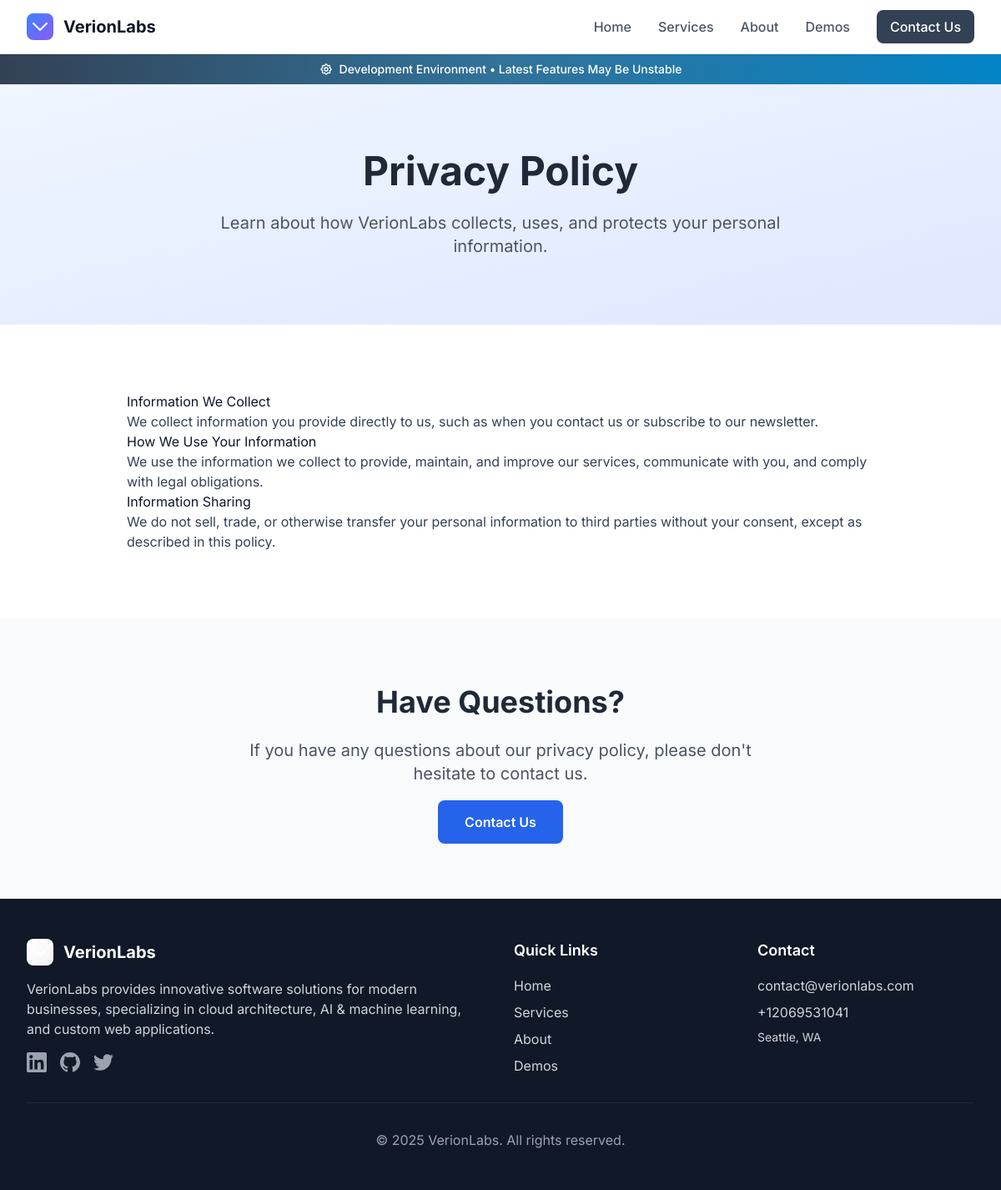
Page /page/privacy-policy/ on the committed database.
### website/models.py (models this page shows, shortened)
class SiteConfig(models.Model):
    maintenance_mode = models.BooleanField(default=False, help_text="Show maintenance page for all users except admin/staff")
    """Site-wide configuration and company information"""
    company_name = models.CharField(max_length=100, default="VerionLabs")
    domain = models.CharField(max_length=100, default="verionlabs.com")
    email = models.EmailField(default="contact@verionlabs.com")
    phone = models.CharField(max_length=20, blank=True, null=True)
    address = models.TextField(default="123 Innovation Drive, Tech Valley, CA 94000")
    description = models.TextField(
        default="VerionLabs provides innovative software solutions for modern businesses, specializing in cloud architecture, AI & machine learning, and custom web applications."
    )
    mission = models.TextField(
        default="We empower businesses with cutting-edge technology solutions that drive growth, efficiency, and innovation in the digital age."
    )
    linkedin_url = models.URLField(blank=True, null=True, default="https://linkedin.com/company/verionlabs")
    github_url = models.URLField(blank=True, null=True, default="https://github.com/verionlabs")
    twitter_url = models.URLField(blank=True, null=True, default="https://twitter.com/verionlabs")
    hero_headline = models.CharField(max_length=200, default="Innovative Software Solutions for Modern Business")
    hero_subheadline = models.TextField(
        default="We transform ideas into powerful digital experiences that drive business growth and technological advancement."
    )
    hero_cta_text = models.CharField(max_length=50, default="Explore Our Services")
    mission_title = models.CharField(max_length=100, default="Our Mission")
    mission_content = models.TextField(
        default="At VerionLabs, we believe technology should be a catalyst for business success. We partner with companies from startups to enterprises, delivering custom software solutions that solve real-world challenges and unlock new opportunities for growth."
    )
    contact_cta_title = models.CharField(max_length=100, default="Ready to Transform Your Business?")
    contact_cta_description = models.TextField(
        default="Let's discuss how our innovative solutions can help you achieve your goals and stay ahead of the competition."
    )
    contact_cta_button_text = models.CharField(max_length=50, default="Get Started Today")
    about_story_title = models.CharField(max_length=100, default="Our Story")
    about_vision_title = models.CharField(max_length=100, default="Our Vision")
    about_vision_content = models.TextField(
        default="To be the trusted technology partner that empowers businesses to thrive in the digital future, one innovative solution at a time."
    )
    meta_keywords = models.TextField(
        default="software development, web applications, cloud architecture, AI, machine learning",
        help_text="Comma-separated keywords"
    )
    created_at = models.DateTimeField(auto_now_add=True)
    updated_at = models.DateTimeField(auto_now=True)
    class Meta:
        verbose_name = "Site Configuration"
        verbose_name_plural = "Site Configuration"

class NavigationItem(models.Model):
    name = models.CharField(max_length=50)
    url = models.CharField(max_length=200, help_text="URL path (e.g., '/services/') or external URL")
    order = models.PositiveIntegerField(default=0)
    is_active = models.BooleanField(default=True)
    is_external = models.BooleanField(default=False, help_text="Is this an external link?")
    class Meta:
        ordering = ['order', 'name']

class DevelopmentBanner(models.Model):
    is_active = models.BooleanField(
        default=True,
        help_text="Show the development banner on the website"
    )
    message = models.CharField(
        max_length=200,
        default="Development in Progress - Opening Soon!",
        help_text="Banner message text"
    )
    background_color = models.CharField(
        max_length=20,
        default="bg-blue-600",
        help_text="Tailwind CSS background color class"
    )
    text_color = models.CharField(
        max_length=20,
        default="text-white",
        help_text="Tailwind CSS text color class"
    )
    created_at = models.DateTimeField(auto_now_add=True)
    updated_at = models.DateTimeField(auto_now=True)
    class Meta:
        verbose_name = "Development Banner"
        verbose_name_plural = "Development Banner"

class StaticPage(models.Model):
    title = models.CharField(max_length=200)
    slug = models.SlugField(unique=True, help_text="URL slug for this page")
    content = models.TextField(help_text="Page content (supports HTML)")
    meta_description = models.TextField(
        blank=True,
        help_text="Meta description for SEO"
    )
    meta_keywords = models.CharField(
        max_length=200,
        blank=True,
        help_text="Comma-separated keywords for SEO"
    )
    is_active = models.BooleanField(default=True, help_text="Make this page accessible")
    created_at = models.DateTimeField(auto_now_add=True)
    updated_at = models.DateTimeField(auto_now=True)
    class Meta:
        ordering = ['title']
        verbose_name = "Static Page"
        verbose_name_plural = "Static Pages"

### website/views.py (the view)
# urls.py: path('page/<slug:slug>/', views.StaticPageView.as_view(), name='static_page'),
class StaticPageView(DetailView):
    model = StaticPage
    template_name = 'website/static_page.html'
    context_object_name = 'page'
    def get_queryset(self):
        return StaticPage.objects.filter(is_active=True)

### website/context_processors.py (called while the page is built)
def site_config(request):
    try:
        config = SiteConfig.objects.first()
    except SiteConfig.DoesNotExist:
        config = None
    try:
        development_banner = DevelopmentBanner.objects.first()
    except DevelopmentBanner.DoesNotExist:
        development_banner = None
    navigation_items = NavigationItem.objects.filter(is_active=True).order_by('order')
    return {
        'site_config': config,
        'navigation_items': navigation_items,
        'development_banner': development_banner,
    }

### templates/website/static_page.html (shortened to what this page needs)
{% extends 'base.html' %}
{% load static %}
{% block content %}
<section class="bg-gradient-to-br from-blue-50 to-indigo-100 py-16 lg:py-20">
    <div class="container mx-auto px-6">
        <div class="text-center max-w-3xl mx-auto">
            <h1 class="text-4xl md:text-5xl font-bold text-gray-800 mb-6">
                {{ page.title }}
            </h1>
            {% if page.meta_description %}
            <p class="text-xl text-gray-600">
                {{ page.meta_description }}
            </p>
            {% endif %}
        </div>
    </div>
</section>
<section class="py-16 lg:py-20 bg-white">
    <div class="container mx-auto px-6">
        <div class="max-w-4xl mx-auto">
            <div class="prose prose-lg max-w-none">
                {{ page.content|safe }}
            </div>
        </div>
    </div>
</section>
{% if page.slug == 'privacy-policy' or page.slug == 'terms-of-service' %}
<section class="py-16 lg:py-20 bg-gray-50">
    <div class="container mx-auto px-6 text-center">
        <div class="max-w-2xl mx-auto">
            <h2 class="text-3xl md:text-4xl font-bold text-gray-800 mb-6">
                Have Questions?
            </h2>
            <p class="text-xl text-gray-600 mb-8">
                If you have any questions about our {{ page.title|lower }}, please don't hesitate to contact us.
            </p>
            <a href="{% url 'website:contact' %}" class="bg-blue-600 text-white px-8 py-4 rounded-lg font-semibold hover:bg-blue-700 transition-colors">
                Contact Us
            </a>
        </div>
    </div>
</section>
{% endif %}
{% endblock %}

### templates/base.html (shortened to what this page needs)
<!DOCTYPE html>
<html lang="en" class="h-full">
<head>
        content="{% block og_image %}https://{{ site_config.domain }}{% load static %}{% static 'images/logo.svg' %}{% endblock %}">
        content="{% block twitter_image %}https://{{ site_config.domain }}{% load static %}{% static 'images/logo.svg' %}{% endblock %}">
    {% load static %}
    <link rel="stylesheet" href="{% static 'css/tailwind.css' %}">
    <link rel="stylesheet" href="{% static 'css/main.css' %}">
</head>
<body class="min-h-screen flex flex-col font-sans text-gray-800 antialiased">
    <header class="bg-white shadow-sm border-b border-gray-200 sticky top-0 z-50">
        <div class="max-w-7xl mx-auto px-4 sm:px-6 lg:px-8">
            <nav class="flex items-center justify-between h-16">
                <a href="{% url 'website:home' %}"
                    class="flex items-center space-x-3 hover:opacity-80 transition-opacity">
                    <img src="{% static 'images/logo.svg' %}" alt="{{ site_config.company_name }} Logo" class="h-8 w-8">
                    <span class="text-xl font-bold text-gray-900">{{ site_config.company_name }}</span>
                </a>
                <div class="hidden md:flex items-center space-x-8">
                    {% for item in navigation_items %}
                    <a href="{% if item.is_external %}{{ item.url }}{% else %}{{ item.url }}{% endif %}"
                        class="text-gray-600 hover:text-gray-900 font-medium transition-colors duration-200{% if request.resolver_match.url_name == item.url %} text-blue-600{% endif %}">
                        {{ item.name }}
                    </a>
                    {% endfor %}
                    <a href="{% url 'website:contact' %}"
                        class="btn-primary px-4 py-2 rounded-md transition-colors duration-200 font-medium">
                        Contact Us
                    </a>
                </div>
            </nav>
        </div>
    </header>
    {% if development_banner and development_banner.is_active %}
    <div
        class="bg-gradient-to-r from-primary-600 to-accent-600 text-white py-2 px-4 text-center relative overflow-hidden">
        <div class="relative z-10 flex items-center justify-center space-x-2">
            <span class="text-sm font-medium">
                {{ development_banner.message }}
            </span>
        </div>
        <div
            class="absolute inset-0 bg-gradient-to-r from-transparent via-white/10 to-transparent animate-pulse pointer-events-none">
        </div>
    </div>
    {% endif %}
    <main class="flex-grow">
        {% block content %}{% endblock %}
    </main>
    <footer class="bg-gray-900 text-white">
        <div class="max-w-7xl mx-auto px-4 sm:px-6 lg:px-8 py-12">
            <div class="grid grid-cols-1 md:grid-cols-4 gap-8">
                <div class="md:col-span-2">
                    <div class="flex items-center space-x-3 mb-4">
                        <img src="{% static 'images/logo-white.svg' %}" alt="{{ site_config.company_name }} Logo"
                            class="h-8 w-8">
                        <span class="text-xl font-bold">{{ site_config.company_name }}</span>
                    </div>
                    <p class="text-gray-300 mb-4">{{ site_config.description }}</p>
                    <div class="flex space-x-4">
                        {% if site_config.linkedin_url %}
                        <a href="{{ site_config.linkedin_url }}"
                            class="text-gray-400 hover:text-white transition-colors">
                        </a>
                        {% endif %}
                        {% if site_config.github_url %}
                        <a href="{{ site_config.github_url }}" class="text-gray-400 hover:text-white transition-colors">
                        </a>
                        {% endif %}
                        {% if site_config.twitter_url %}
                        <a href="{{ site_config.twitter_url }}"
                            class="text-gray-400 hover:text-white transition-colors">
                        </a>
                        {% endif %}
                    </div>
                </div>
                <div>
                    <h3 class="text-lg font-semibold mb-4">Quick Links</h3>
                    <ul class="space-y-2">
                        {% for item in navigation_items %}
                        <li>
                            <a href="{% if item.is_external %}{{ item.url }}{% else %}{{ item.url }}{% endif %}"
                                class="text-gray-300 hover:text-white transition-colors">
                                {{ item.name }}
                            </a>
                        </li>
                        {% endfor %}
                    </ul>
                </div>
                <div>
                    <h3 class="text-lg font-semibold mb-4">Contact</h3>
                    <div class="space-y-2 text-gray-300">
                        <p>{{ site_config.email }}</p>
                        {% if site_config.phone %}<p>{{ site_config.phone }}</p>{% endif %}
                        <p class="text-sm">{{ site_config.address }}</p>
                    </div>
                </div>
            </div>
            <div class="border-t border-gray-800 mt-8 pt-8 text-center">
                <p class="text-gray-400">&copy; {% now "Y" %} {{ site_config.company_name }}. All rights reserved.</p>
            </div>
        </div>
    </footer>
</body>
</html>

### static/css/main.css (style rules this page uses)
:root { --primary-50: #f8fafc; --primary-100: #f1f5f9; --primary-200: #e2e8f0; --primary-300: #cbd5e1; --primary-400: #94a3b8; --primary-500: #475569; --primary-600: #334155; --primary-700: #1e293b; --primary-800: #0f172a; --primary-900: #020617; --accent-50: #f0f9ff; --accent-100: #e0f2fe; --accent-200: #bae6fd; --accent-300: #7dd3fc; --accent-400: #38bdf8; --accent-500: #0ea5e9; --accent-600: #0284c7; --accent-700: #0369a1; --accent-800: #075985; --accent-900: #0c4a6e; --neutral-50: #fafafa; --neutral-100: #f5f5f5; --neutral-200: #e5e5e5; --neutral-300: #d4d4d4; --neutral-400: #a3a3a3; --neutral-500: #737373; --neutral-600: #525252; --neutral-700: #404040; --neutral-800: #262626; --neutral-900: #171717; }
html { scroll-behavior: smooth; }
body { font-family: 'Inter', ui-sans-serif, system-ui, -apple-system, BlinkMacSystemFont, 'Segoe UI', Roboto, 'Helvetica Neue', Arial, 'Noto Sans', sans-serif; }
.btn-primary { background-color: var(--primary-600); color: white; font-weight: 500; padding: 0.5rem 1rem; border-radius: 0.5rem; transition: all 0.2s ease; position: relative; overflow: hidden; }
section h2 { color: var(--primary-800); }
section p { color: var(--primary-600); }
.bg-gradient-to-r { background-image: linear-gradient(to right, var(--tw-gradient-stops)); }
.from-primary-600 { --tw-gradient-from: #334155; --tw-gradient-stops: var(--tw-gradient-from), var(--tw-gradient-to, rgba(51, 65, 85, 0)); }
.to-accent-600 { --tw-gradient-to: #0284c7; }

### rows in the picture
SiteConfig: company_name "VerionLabs", description "VerionLabs provides innovative software solutions for modern businesses, specializing in cloud architecture, AI & machine learning, and custom web applications.", email "contact@verionlabs.com", phone "+12069531041", address "Seattle, WA"
NavigationItem: name "Home"
NavigationItem: name "Services"
NavigationItem: name "About"
NavigationItem: name "Demos"
DevelopmentBanner: message "Development Environment • Latest Features May Be Unstable"
StaticPage: title "Privacy Policy", meta_description "Learn about how VerionLabs collects, uses, and protects your personal information.", content "Information We Collect We collect information you provide directly to us, such as when you contact us or subscribe to our newsletter. How We Use Your Information We use the information we collect to provide, maintain, and improve our services, communicate with you, and comply with legal obligations. Information Sharing We do not sell, trade, or otherwise transfer your personal information to third parties without your consent, except as described in this policy.", title "privacy policy"
